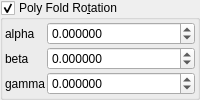
    <widget class="MyGroupBox" name="groupCheck_transf_rotation2_enabled_false">
     <property name="title">
      <string>Poly Fold Ro&amp;tation</string>
     </property>
     <property name="checkable">
      <bool>true</bool>
     </property>
     <layout class="QVBoxLayout" name="verticalLayout_9" stretch="0">
      <property name="spacing">
       <number>2</number>
      </property>
      <property name="leftMargin">
       <number>2</number>
      </property>
      <property name="topMargin">
       <number>2</number>
      </property>
      <property name="rightMargin">
       <number>2</number>
      </property>
      <property name="bottomMargin">
       <number>2</number>
      </property>
      <item>
       <layout class="QGridLayout" name="gridLayout_10" columnstretch="0,1">
        <property name="spacing">
         <number>2</number>
        </property>
        <item row="4" column="0">
         <widget class="QLabel" name="label_45">
          <property name="text">
           <string notr="true">gamma</string>
          </property>
         </widget>
        </item>
        <item row="3" column="0">
         <widget class="QLabel" name="label_44">
          <property name="text">
           <string notr="true">beta</string>
          </property>
         </widget>
        </item>
        <item row="1" column="0">
         <widget class="QLabel" name="label_46">
          <property name="text">
           <string notr="true">alpha</string>
          </property>
         </widget>
        </item>
        <item row="1" column="1">
         <widget class="MyDoubleSpinBox" name="spinboxd3_transf_rotation_x">
          <property name="sizePolicy">
           <sizepolicy hsizetype="Minimum" vsizetype="Maximum">
            <horstretch>0</horstretch>
            <verstretch>0</verstretch>
           </sizepolicy>
          </property>
          <property name="prefix">
           <string/>
          </property>
          <property name="suffix">
           <string/>
          </property>
          <property name="decimals">
           <number>6</number>
          </property>
          <property name="minimum">
           <double>-36000.000000000000000</double>
          </property>
          <property name="maximum">
           <double>36000.000000000000000</double>
          </property>
          <property name="singleStep">
           <double>1.000000000000000</double>
          </property>
         </widget>
        </item>
        <item row="3" column="1">
         <widget class="MyDoubleSpinBox" name="spinboxd3_transf_rotation_y">
          <property name="sizePolicy">
           <sizepolicy hsizetype="Minimum" vsizetype="Maximum">
            <horstretch>0</horstretch>
            <verstretch>0</verstretch>
           </sizepolicy>
          </property>
          <property name="prefix">
           <string/>
          </property>
          <property name="suffix">
           <string/>
          </property>
          <property name="decimals">
           <number>6</number>
          </property>
          <property name="minimum">
           <double>-36000.000000000000000</double>
          </property>
          <property name="maximum">
           <double>36000.000000000000000</double>
          </property>
          <property name="singleStep">
           <double>1.000000000000000</double>
          </property>
         </widget>
        </item>
        <item row="4" column="1">
         <widget class="MyDoubleSpinBox" name="spinboxd3_transf_rotation_z">
          <property name="sizePolicy">
           <sizepolicy hsizetype="Minimum" vsizetype="Maximum">
            <horstretch>0</horstretch>
            <verstretch>0</verstretch>
           </sizepolicy>
          </property>
          <property name="prefix">
           <string/>
          </property>
          <property name="suffix">
           <string/>
          </property>
          <property name="decimals">
           <number>6</number>
          </property>
          <property name="minimum">
           <double>-36000.000000000000000</double>
          </property>
          <property name="maximum">
           <double>36000.000000000000000</double>
          </property>
          <property name="singleStep">
           <double>1.000000000000000</double>
          </property>
         </widget>
        </item>
       </layout>
      </item>
     </layout>
    </widget>
